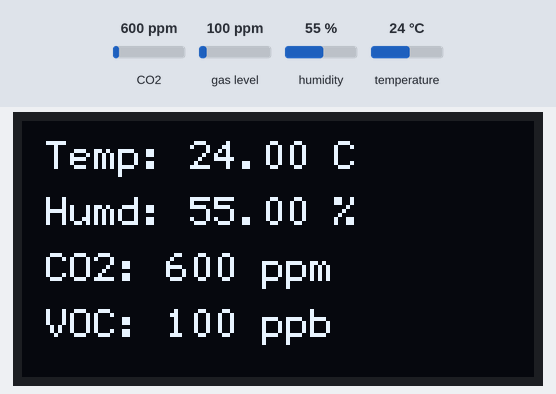
A sketch run on a simulated ESP32. Parts: 128×64 one-colour display. The test bench sets the inputs (shaded band); at power-on: CO2 600 ppm, humidity 55 %, gas level 100 ppm, temperature 24 °C. WiFi joins after 1.5 s; servers stay silent unless stated; what the sketch prints to the serial monitor is not drawn.

Above: at 3.0 s.
3.1 s: CO2 set to 452 ppm
At 4.8 s:
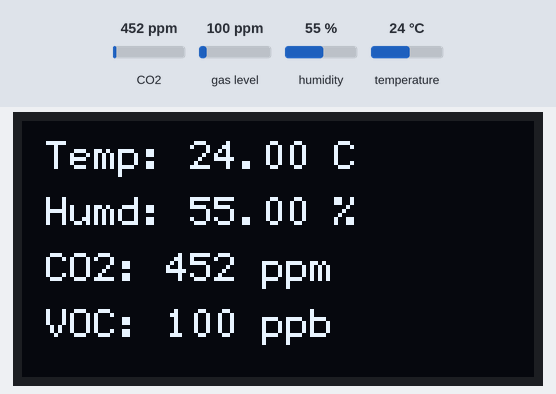
5.4 s: humidity set to 22 %
At 6.8 s:
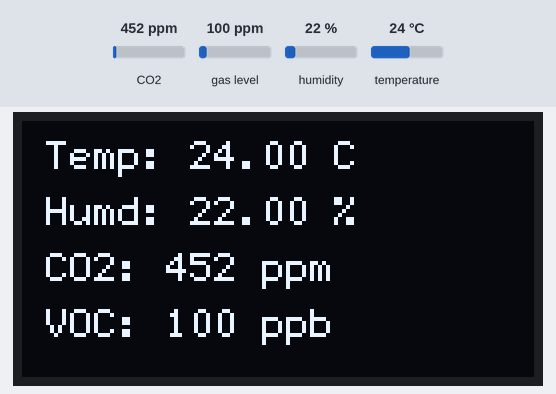
7.5 s: gas level set to 20 ppm
At 9.1 s:
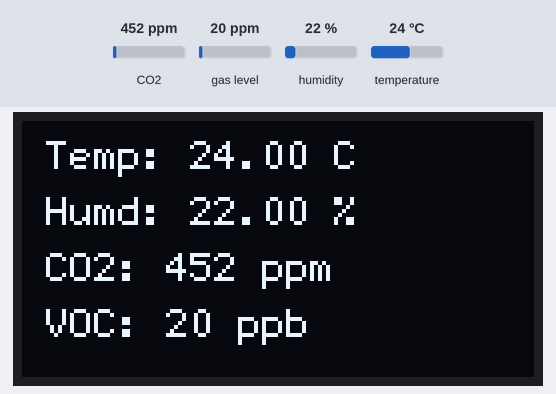
9.9 s: temperature set to 12 °C
At 11.1 s:
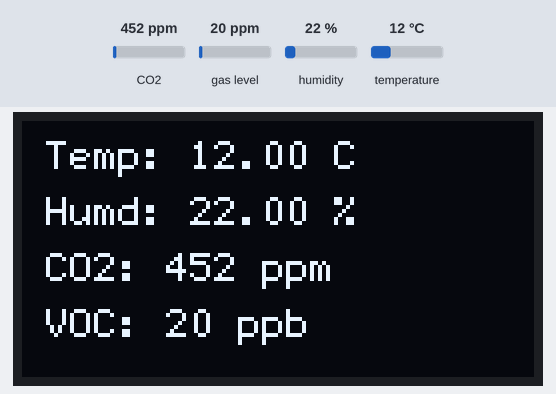
12.0 s: CO2 set to 1050 ppm
At 13.4 s:
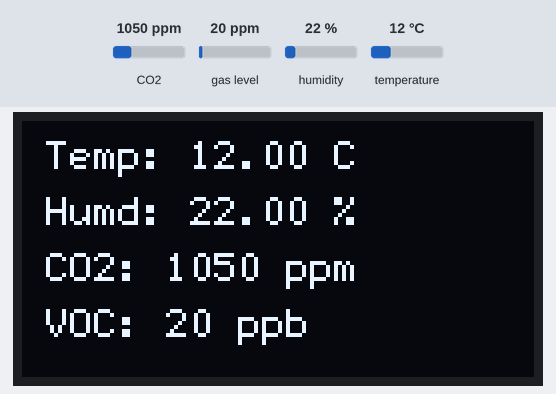
14.3 s: humidity set to 40 %
At 15.4 s:
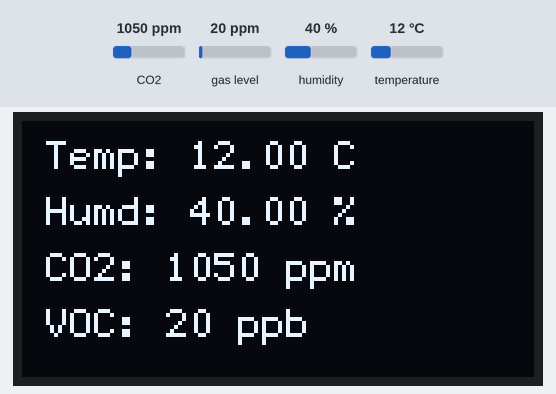
Timing chart, 0 to 17.3 s (numbered marks = the images above; inputs shaded):
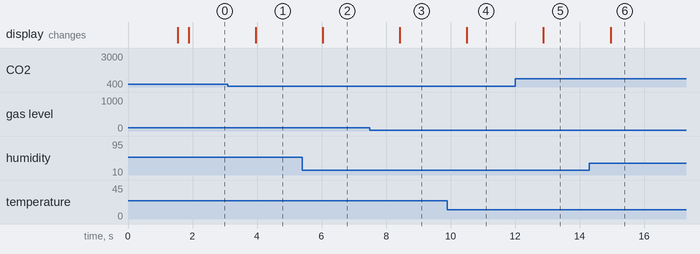

Measured:
- after the input at 3.1 s, the display: changes after 0.86 s (image 1)
- after the input at 5.4 s, the display: changes after 0.64 s (image 2)
- after the input at 7.5 s, the display: changes after 0.92 s (image 3)
- after the input at 9.9 s, the display: changes after 0.60 s (image 4)
- after the input at 12.0 s, the display: changes after 0.88 s (image 5)
- after the input at 14.3 s, the display: changes after 0.66 s (image 6)

The sketch:

script.ino
```cpp
// Combined ESP32 code: Send to both ThingSpeak and Blynk
#define BLYNK_TEMPLATE_ID "TMPL6L7tOfI_y"
#define BLYNK_TEMPLATE_NAME "Small Environment Monitor"
#define BLYNK_AUTH_TOKEN "P3fnOizTWwVbSDIakhLFrFc-_4rpvPB0"

#include <Wire.h>
#include <SPI.h>
#include <U8g2lib.h>
#include "Adafruit_CCS811.h"
#include "DHT.h"
#include <WiFi.h>
#include <ThingSpeak.h>
#include <BlynkSimpleEsp32.h>

// === OLED (SPI) ===
U8G2_SSD1306_128X64_NONAME_F_4W_HW_SPI u8g2(U8G2_R2, 5, 17, 16); // CS, DC, RESET

// === CCS811 (Air Quality) ===
Adafruit_CCS811 ccs;

// === DHT Sensor ===
#define DHTPIN 15
#define DHTTYPE DHT11
DHT dht(DHTPIN, DHTTYPE);

// === Wi-Fi credentials ===
const char* ssid = "Mesh_Floor";
const char* password = "thaochi0299";

// === ThingSpeak credentials ===
unsigned long channelID = 2976712;
const char* apiKey = "WF3RG2UW5YNGPUTQ";

// === Variables ===
float temp = 0;
float humd = 0;
uint16_t co2 = 0;
uint16_t tvoc = 0;

WiFiClient client;
unsigned long lastThingSpeakUpdate = 0;

void setup() {
  Serial.begin(115200);

  // Connect to Wi-Fi
  WiFi.begin(ssid, password);
  Serial.print("Connecting to Wi-Fi");
  while (WiFi.status() != WL_CONNECTED) {
    delay(500);
    Serial.print(".");
  }
  Serial.println("\nWi-Fi connected.");

  dht.begin();
  ccs.begin();
  while (!ccs.available());

  u8g2.begin();

  ThingSpeak.begin(client);
  Blynk.begin(BLYNK_AUTH_TOKEN, ssid, password);

  Serial.println("All sensors initialized");
}

void loop() {
  Blynk.run();

  // Read sensors
  float t = dht.readTemperature();
  float h = dht.readHumidity();
  if (!isnan(t)) temp = t;
  if (!isnan(h)) humd = h;

  if (ccs.available() && !ccs.readData()) {
    co2 = ccs.geteCO2();
    tvoc = ccs.getTVOC();
  }

  // Display on OLED
  u8g2.clearBuffer();
  u8g2.setFont(u8g2_font_6x12_tr);
  u8g2.setCursor(0, 12); u8g2.print(" Temp: "); u8g2.print(temp); u8g2.print(" C");
  u8g2.setCursor(0, 26); u8g2.print(" Humd: "); u8g2.print(humd); u8g2.print(" %");
  u8g2.setCursor(0, 40); u8g2.print(" CO2: "); u8g2.print(co2); u8g2.print(" ppm");
  u8g2.setCursor(0, 54); u8g2.print(" VOC: "); u8g2.print(tvoc); u8g2.print(" ppb");
  u8g2.sendBuffer();

  // Send to Blynk every 1s (same as display)
  Blynk.virtualWrite(V0, temp);
  Blynk.virtualWrite(V1, humd);
  Blynk.virtualWrite(V2, co2);
  Blynk.virtualWrite(V3, tvoc);

  // Send to ThingSpeak every 5s
  if (millis() - lastThingSpeakUpdate >= 5000) {
    lastThingSpeakUpdate = millis();
    ThingSpeak.setField(1, temp);
    ThingSpeak.setField(2, humd);
    ThingSpeak.setField(3, co2);
    ThingSpeak.setField(4, tvoc);

    int httpCode = ThingSpeak.writeFields(channelID, apiKey);
    if (httpCode == 200) {
      Serial.println("Data successfully sent to ThingSpeak!");
    } else {
      Serial.print("Error sending to ThingSpeak: ");
      Serial.println(httpCode);
    }
  }

  delay(1000); // 1-second loop cycle for display and Blynk
}
```
